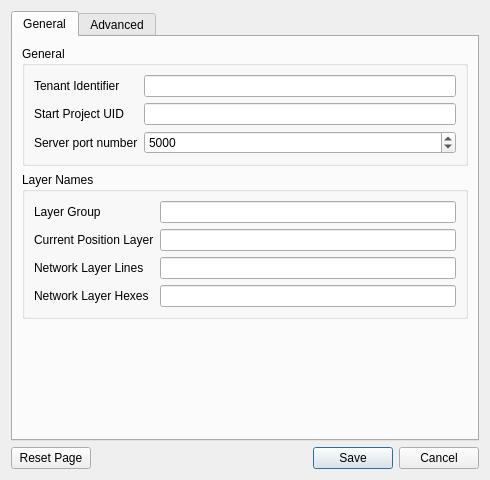
<?xml version="1.0" encoding="UTF-8"?>
<ui version="4.0">
 <class>Dialog</class>
 <widget class="QDialog" name="Dialog">
  <property name="geometry">
   <rect>
    <x>0</x>
    <y>0</y>
    <width>490</width>
    <height>480</height>
   </rect>
  </property>
  <property name="windowTitle">
   <string>infra3D Settings</string>
  </property>
  <layout class="QVBoxLayout" name="verticalLayout_3">
   <item>
    <widget class="QTabWidget" name="tabWidget">
     <property name="currentIndex">
      <number>0</number>
     </property>
     <widget class="QWidget" name="General">
      <property name="sizePolicy">
       <sizepolicy hsizetype="Expanding" vsizetype="Preferred">
        <horstretch>0</horstretch>
        <verstretch>0</verstretch>
       </sizepolicy>
      </property>
      <attribute name="title">
       <string>General</string>
      </attribute>
      <layout class="QVBoxLayout" name="verticalLayout">
       <item>
        <widget class="QgsCollapsibleGroupBox" name="groupBox_General">
         <property name="title">
          <string>General</string>
         </property>
         <layout class="QGridLayout" name="gridLayout_2">
          <item row="6" column="1">
           <widget class="QLineEdit" name="lineEdit_startProjectUID">
            <property name="inputMethodHints">
             <set>Qt::ImhNone</set>
            </property>
            <property name="echoMode">
             <enum>QLineEdit::Normal</enum>
            </property>
           </widget>
          </item>
          <item row="6" column="0">
           <widget class="QLabel" name="label_2">
            <property name="text">
             <string>Start Project UID</string>
            </property>
            <property name="toolTip">
             <string>The Project UID can be found in the URL of the Standalone Application</string>
            </property>
           </widget>
          </item>    
          <item row="5" column="0">
           <widget class="QLabel" name="label_3">
            <property name="text">
             <string>Tenant Identifier</string>
            </property>
           </widget>
          </item>
          <item row="5" column="1">
           <widget class="QLineEdit" name="lineEdit_tenantIdentifier">
            <property name="focusPolicy">
             <enum>Qt::StrongFocus</enum>
            </property>
           </widget>
          </item>
          <item row="7" column="0">
           <widget class="QLabel" name="label">
            <property name="text">
             <string>Server port number</string>
            </property>
           </widget>
          </item>
          <item row="7" column="1">
           <widget class="QSpinBox" name="spinBox_serverPort">
            <property name="toolTip">
             <string>Port number which the local socketio server will bind to</string>
            </property>
            <property name="minimum">
             <number>1025</number>
            </property>
            <property name="maximum">
             <number>65535</number>
            </property>
            <property name="value">
             <number>5000</number>
            </property>
           </widget>
          </item>
         </layout>
        </widget>
       </item>
       <item>
        <widget class="QgsCollapsibleGroupBox" name="groupBox_LayerNames">
         <property name="title">
          <string>Layer Names</string>
         </property>
         <property name="collapsed">
          <bool>false</bool>
         </property>
         <layout class="QGridLayout" name="gridLayout_3">
          <item row="5" column="2">
           <widget class="QLineEdit" name="lineEdit_layerGroup"/>
          </item>
          <item row="6" column="2">
           <widget class="QLineEdit" name="lineEdit_currentPositionLayer">
            <property name="inputMethodHints">
             <set>Qt::ImhNone</set>
            </property>
            <property name="echoMode">
             <enum>QLineEdit::Normal</enum>
            </property>
           </widget>
          </item>
          <item row="7" column="0">
           <widget class="QLabel" name="label_6">
            <property name="text">
             <string>Network Layer Lines</string>
            </property>
           </widget>
          </item>
          <item row="8" column="0">
           <widget class="QLabel" name="label_7">
            <property name="text">
             <string>Network Layer Hexes</string>
            </property>
           </widget>
          </item>
          <item row="6" column="0">
           <widget class="QLabel" name="label_4">
            <property name="text">
             <string>Current Position Layer</string>
            </property>
           </widget>
          </item>
          <item row="5" column="0">
           <widget class="QLabel" name="label_5">
            <property name="text">
             <string>Layer Group</string>
            </property>
           </widget>
          </item>
          <item row="7" column="2">
           <widget class="QLineEdit" name="lineEdit_networkLayerLines">
            <property name="inputMethodHints">
             <set>Qt::ImhNone</set>
            </property>
            <property name="echoMode">
             <enum>QLineEdit::Normal</enum>
            </property>
           </widget>
          </item>
          <item row="8" column="2">
           <widget class="QLineEdit" name="lineEdit_networkLayerHexes"/>
          </item>
         </layout>
        </widget>
       </item>
       <item>
        <spacer name="verticalSpacer">
         <property name="orientation">
          <enum>Qt::Vertical</enum>
         </property>
         <property name="sizeHint" stdset="0">
          <size>
           <width>20</width>
           <height>40</height>
          </size>
         </property>
        </spacer>
       </item>
      </layout>
     </widget>
     <widget class="QWidget" name="Advanced">
      <attribute name="title">
       <string>Advanced</string>
      </attribute>
      <layout class="QVBoxLayout" name="verticalLayout_2">
       <item>
        <widget class="QgsCollapsibleGroupBox" name="groupBox_LoaRules">
         <property name="title">
          <string>Network Layer Config</string>
         </property>
         <layout class="QGridLayout" name="gridLayout_3">
          <item row="0" column="0">
           <layout class="QHBoxLayout" name="horizontalLayout">
            <item>
             <spacer name="horizontalSpacer">
              <property name="orientation">
               <enum>Qt::Horizontal</enum>
              </property>
              <property name="sizeHint" stdset="0">
               <size>
                <width>40</width>
                <height>20</height>
               </size>
              </property>
             </spacer>
            </item>
            <item>
             <widget class="QPushButton" name="pushButton_addLoaRule">
              <property name="text">
               <string/>
              </property>
              <property name="icon">
               <iconset theme="QIcon::ListAdd"/>
              </property>
             </widget>
            </item>
            <item>
             <widget class="QPushButton" name="pushButton_removeLoaRule">
              <property name="text">
               <string/>
              </property>
              <property name="icon">
               <iconset theme="QIcon::ListRemove"/>
              </property>
             </widget>
            </item>
           </layout>
          </item>
          <item row="1" column="0">
           <widget class="QTableView" name="tableView_loaRules">
            <property name="minimumSize">
             <size>
              <width>0</width>
              <height>220</height>
             </size>
            </property>
            <property name="baseSize">
             <size>
              <width>0</width>
              <height>0</height>
             </size>
            </property>
            <property name="showDropIndicator" stdset="0">
             <bool>true</bool>
            </property>
            <property name="selectionMode">
             <enum>QAbstractItemView::SingleSelection</enum>
            </property>
            <property name="selectionBehavior">
             <enum>QAbstractItemView::SelectRows</enum>
            </property>
            <attribute name="horizontalHeaderCascadingSectionResizes">
             <bool>true</bool>
            </attribute>
            <attribute name="horizontalHeaderShowSortIndicator" stdset="0">
             <bool>true</bool>
            </attribute>
            <attribute name="verticalHeaderVisible">
             <bool>true</bool>
            </attribute>
            <attribute name="verticalHeaderShowSortIndicator" stdset="0">
             <bool>false</bool>
            </attribute>
           </widget>
          </item>
         </layout>
        </widget>
       </item>
       <item>
        <spacer name="verticalSpacer_2">
         <property name="orientation">
          <enum>Qt::Vertical</enum>
         </property>
         <property name="sizeHint" stdset="0">
          <size>
           <width>20</width>
           <height>40</height>
          </size>
         </property>
        </spacer>
       </item>
      </layout>
     </widget>
    </widget>
   </item>
   <item>
    <layout class="QHBoxLayout" name="horizontalLayout_2">
     <item>
      <widget class="QPushButton" name="pushButton_resetPage">
       <property name="text">
        <string>Reset Page</string>
       </property>
      </widget>
     </item>
     <item>
      <widget class="QDialogButtonBox" name="buttonBox">
       <property name="orientation">
        <enum>Qt::Horizontal</enum>
       </property>
       <property name="standardButtons">
        <set>QDialogButtonBox::Cancel|QDialogButtonBox::Save</set>
       </property>
      </widget>
     </item>
    </layout>
   </item>
  </layout>
 </widget>
 <customwidgets>
  <customwidget>
   <class>QgsCollapsibleGroupBox</class>
   <extends>QGroupBox</extends>
   <header>qgscollapsiblegroupbox.h</header>
   <container>1</container>
  </customwidget>
 </customwidgets>
 <tabstops>
  <tabstop>lineEdit_tenantIdentifier</tabstop>
  <tabstop>lineEdit_startProjectUID</tabstop>
 </tabstops>
 <resources/>
 <connections>
  <connection>
   <sender>buttonBox</sender>
   <signal>accepted()</signal>
   <receiver>Dialog</receiver>
   <slot>accept()</slot>
   <hints>
    <hint type="sourcelabel">
     <x>227</x>
     <y>118</y>
    </hint>
    <hint type="destinationlabel">
     <x>157</x>
     <y>137</y>
    </hint>
   </hints>
  </connection>
  <connection>
   <sender>buttonBox</sender>
   <signal>rejected()</signal>
   <receiver>Dialog</receiver>
   <slot>reject()</slot>
   <hints>
    <hint type="sourcelabel">
     <x>295</x>
     <y>124</y>
    </hint>
    <hint type="destinationlabel">
     <x>286</x>
     <y>137</y>
    </hint>
   </hints>
  </connection>
 </connections>
</ui>
